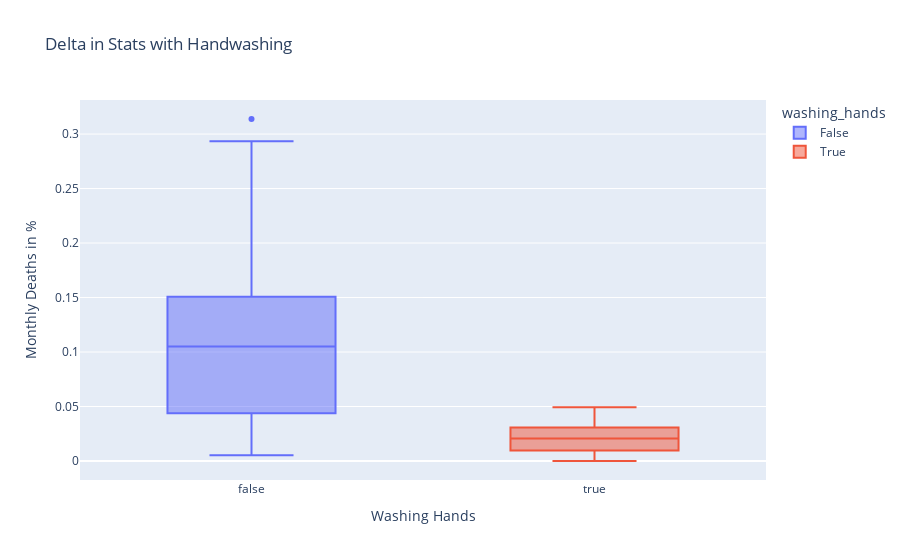

Source (notebook cell):
### Code cell
box = px.box(df_monthly, x='washing_hands', y='pct_deaths', color='washing_hands', title='Delta in Stats with Handwashing')

box.update_layout(xaxis_title='Washing Hands', yaxis_title='Monthly Deaths in %')


box.show()

### Figure 1 — Plotly figure (JSON) as saved in the notebook; plotly's stock layout.template omitted (floating-point values rounded to 4 significant figures)
{"data": [{"alignmentgroup": "True", "hovertemplate": "washing_hands=%{x}<br>pct_deaths=%{y}<extra></extra>", "legendgroup": "False", "marker": {"color": "#636efa"}, "name": "False", "notched": false, "offsetgroup": "False", "orientation": "v", "showlegend": true, "type": "box", "x": [false, false, false, false, false, false, false, false, false, false, false, false, false, false, false, false, false, false, false, false, false, false, false, false, false, false, false, false, false, false, false, false, false, false, false, false, false, false, false, false, false, false, false, false, false, false, false, false, false, false, false, false, false, false, false, false, false, false, false, false, false, false, false, false, false, false, false, false, false, false, false, false, false, false, false, false], "x0": " ", "xaxis": "x", "y": [0.1457, 0.07531, 0.04332, 0.01569, 0.007843, 0.05, 0.08421, 0.01351, 0.01878, 0.1102, 0.2255, 0.2085, 0.1222, 0.1023, 0.1074, 0.03226, 0.06593, 0.2078, 0.2546, 0.1839, 0.2934, 0.2297, 0.3138, 0.1912, 0.1597, 0.1241, 0.1193, 0.06098, 0.04082, 0.005236, 0.01554, 0.02262, 0.176, 0.07143, 0.08051, 0.1516, 0.1128, 0.1703, 0.1731, 0.05833, 0.02679, 0.04369, 0.0632, 0.01224, 0.03226, 0.1102, 0.1055, 0.07591, 0.04745, 0.04452, 0.04231, 0.04392, 0.07143, 0.06122, 0.03586, 0.1055, 0.1484, 0.1094, 0.1049, 0.1339, 0.1809, 0.1543, 0.1897, 0.1344, 0.1015, 0.131, 0.1806, 0.1439, 0.1496, 0.1077, 0.05369, 0.03215, 0.01923, 0.03607, 0.1827, 0.1224], "y0": " ", "yaxis": "y"}, {"alignmentgroup": "True", "hovertemplate": "washing_hands=%{x}<br>pct_deaths=%{y}<extra></extra>", "legendgroup": "True", "marker": {"color": "#EF553B"}, "name": "True", "notched": false, "offsetgroup": "True", "orientation": "v", "showlegend": true, "type": "box", "x": [true, true, true, true, true, true, true, true, true, true, true, true, true, true, true, true, true, true, true, true, true, true], "x0": " ", "xaxis": "x", "y": [0.02239, 0.012, 0.01894, 0.0458, 0.03957, 0.04472, 0.0293, 0.03534, 0.006873, 0, 0.006557, 0.009585, 0.01136, 0.003717, 0, 0.009615, 0.02341, 0.02903, 0.0134, 0.02233, 0.03085, 0.04926], "y0": " ", "yaxis": "y"}], "layout": {"boxmode": "overlay", "legend": {"title": {"text": "washing_hands"}, "tracegroupgap": 0}, "title": {"text": "Delta in Stats with Handwashing"}, "xaxis": {"anchor": "y", "categoryarray": [false, true], "categoryorder": "array", "domain": [0, 1], "title": {"text": "Washing Hands"}}, "yaxis": {"anchor": "x", "domain": [0, 1], "title": {"text": "Monthly Deaths in %"}}}}
